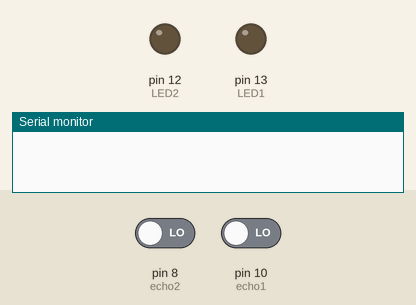
Recording of a sketch running on a simulated Arduino Uno, built with avr-gcc and run on an emulated ATmega328P. Parts: output pins drawn as LEDs (lit = HIGH), the last lines printed to the serial monitor. The test bench sets the inputs (shaded band); at power-on: pin 8 (echo2) LOW, pin 10 (echo1) LOW. Pins used as bus, display or sensor lines are not drawn.

Above: at 0.1 s.
At 2.1 s:
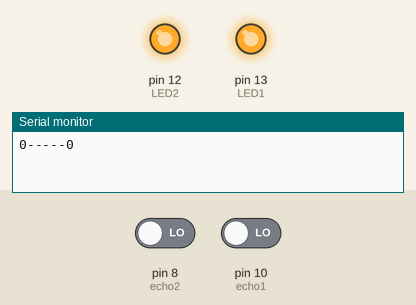
Timing chart, 0 to 3.6 s (numbered marks = the images above):
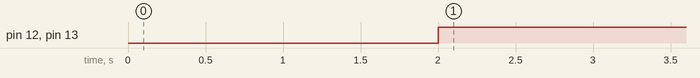

Measured:
- by itself, pin 12 (LED2), pin 13 (LED1): LOW → HIGH at 2.0 s

The sketch:

staircase.ino
```cpp
const int trig2=7;
const int echo2=8;
const int trig1=9;
const int echo1=10;
const int lightpin=A0;
int ldrval=0;
int LED1=13;
int LED2=12;
int distance1, distance2;
long duration1, duration2;

void setup() {
  pinMode(trig1,OUTPUT);
  pinMode(echo1,INPUT);
  pinMode(trig2,OUTPUT);
  pinMode(echo2,INPUT);
  pinMode(LED1,OUTPUT);
  pinMode(LED2,OUTPUT);// put your setup code here, to run once:
  Serial.begin(9600);
}

void loop() {
  //ldrval=analogRead(sensorPin);
  ldrval=650;
  //if(ldrval<700)
 // {
    digitalWrite(trig1,HIGH);
    digitalWrite(trig2,HIGH);
    duration1=pulseIn(echo1,HIGH);
    duration2=pulseIn(echo2,HIGH);
    distance1=duration1/34;
    distance2=duration2/34;
    Serial.print(distance1);
    Serial.print("-----");
    Serial.println(distance2);
    if(distance1<5)
    {
      digitalWrite(LED1,HIGH);
      digitalWrite(LED2,HIGH);
      delay(1000);
    }
    else
    {
      digitalWrite(LED1,LOW);
      digitalWrite(LED2,LOW);
    }
 // }
  /*
  else
  {
    digitaWrite(trig,LOW);
    digitalWrite(LED1,LOW);
    digitalWrite(LED2,LOW);
    delay(90000);
  }*/
}
```
